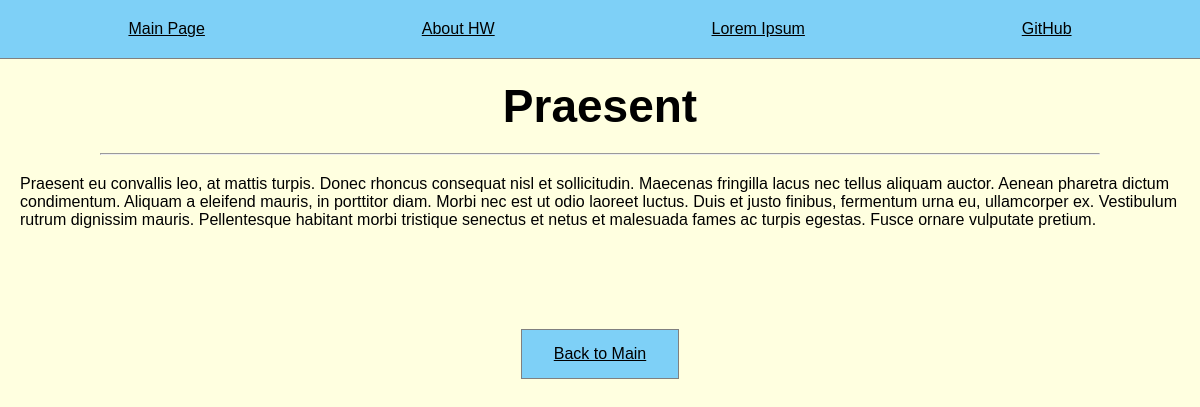
Page /lorem/1 on the committed database.
### tables this page shows
CREATE TABLE sitemenu(
ID INTEGER PRIMARY KEY AUTOINCREMENT,
title TEXT NOT NULL,
url TEXT NOT NULL
);

CREATE TABLE loremipsum(
id INTEGER PRIMARY KEY AUTOINCREMENT,
title TEXT NOT NULL,
text TEXT NOT NULL
);

### hw1main.py (the view)
@app.route('/lorem/<int:id_lorem>')
def show_lorem(id_lorem):
    title, lorem = dbm_thrower().get_one_lorem(id_lorem)
    if not title:
        abort(404)
    return render_template("chosenlorem.html", title=title, lorem=lorem, site_menu=dbm_thrower().get_menu())

### DBManipulator.py (called while the page is built)
    def get_menu(self):
        sql_q = "SELECT * FROM sitemenu ORDER BY ID DESC"
        try:
            self.__cur.execute(sql_q)
            res = self.__cur.fetchall()
            return res
        except IOError:
            print("Error reading DB")
        return []

    def get_one_lorem(self, lorem_id):
        try:
            self.__cur.execute(f'SELECT title, text FROM loremipsum WHERE id = {lorem_id} LIMIT 1')
            res = self.__cur.fetchone()
            if res:
                return res
        except sqlite3.Error as e:
            print("Error getting data from DB" + str(e))
        return False, False

### hw1main.py (called while the page is built)
def connect_db():
    con = sqlite3.connect(app.config['DATABASE'])
    con.row_factory = sqlite3.Row
    return con

def get_db():
    if not hasattr(g, 'link_db'):
        g.link_db = connect_db()
    return g.link_db

def dbm_thrower():
    db = get_db()
    dbase = DBM(db)
    return dbase

### templates/chosenlorem.html
{% extends 'base.html' %}
{% block content %}
{{super()}}
<h1 class="loremtitle">{{title}}</h1>
<hr>
<p class="loremp">{{lorem}}</p>
<p class="git"><a href="/main"><button class="button">Back to Main</button></a></p>
{% endblock content%}

### templates/base.html (shortened to what this page needs)
<!DOCTYPE html>
<html lang="en">
<head>
    <link rel="stylesheet" href="{{url_for('static', filename='css/style.css')}}">
</head>
<body>
{% block content %}
{% block menu %}
<ul class="menu">
    {% for item in site_menu %}
    <li><a href="{{item.url}}" class="menuhref">{{item.title}}</a></li>
    {% endfor %}
</ul>
{% endblock menu %}
{% endblock content %}
</body>
</html>

### static/css/style.css (style rules this page uses)
body { background: lightyellow; margin: 0; padding: 0; font-family: Verdana, Geneva, Tahoma, sans-serif; }
.menu { display: flex; justify-content: space-around; list-style: none; background: rgb(126, 208, 247); padding: 20px; margin-top: 0; border-bottom: 1px solid grey; }
.menuhref { color: black; }
.git { text-align: center; }
p { margin: 20px; }
h1 { font-size: 46px; margin: 20px 0px 100px; text-align: center; }
hr { margin: 10px 100px; }
.button { background-color: rgb(126, 208, 247); border: 1px solid grey; color: black; text-decoration: underline; padding: 15px 32px; text-align: center; display: inline-block; font-size: 16px; cursor: pointer; }
.loremtitle { margin-bottom: 20px; }
.loremp { margin-bottom: 100px; }

### rows in the picture
sitemenu: title "Main Page"
sitemenu: title "About HW"
sitemenu: title "Lorem Ipsum"
sitemenu: title "GitHub"
loremipsum: title "Praesent", text "Praesent eu convallis leo, at mattis turpis. Donec rhoncus consequat nisl et sollicitudin. Maecenas fringilla lacus nec tellus aliquam auctor. Aenean pharetra dictum condimentum. Aliquam a eleifend mauris, in porttitor diam. Morbi nec est ut odio laoreet luctus. Duis et justo finibus, fermentum urna eu, ullamcorper ex. Vestibulum rutrum dignissim mauris. Pellentesque habitant morbi tristique senectus et netus et malesuada fames ac turpis egestas. Fusce ornare vulputate pretium."
